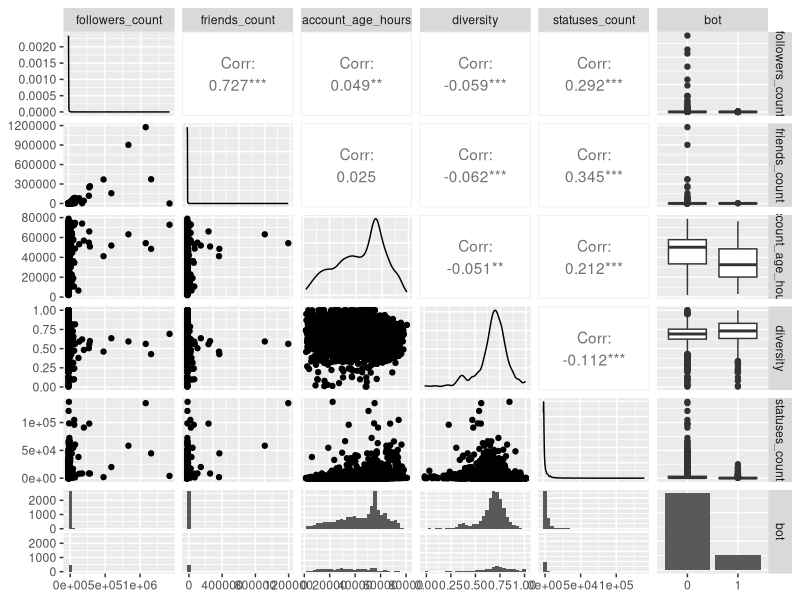
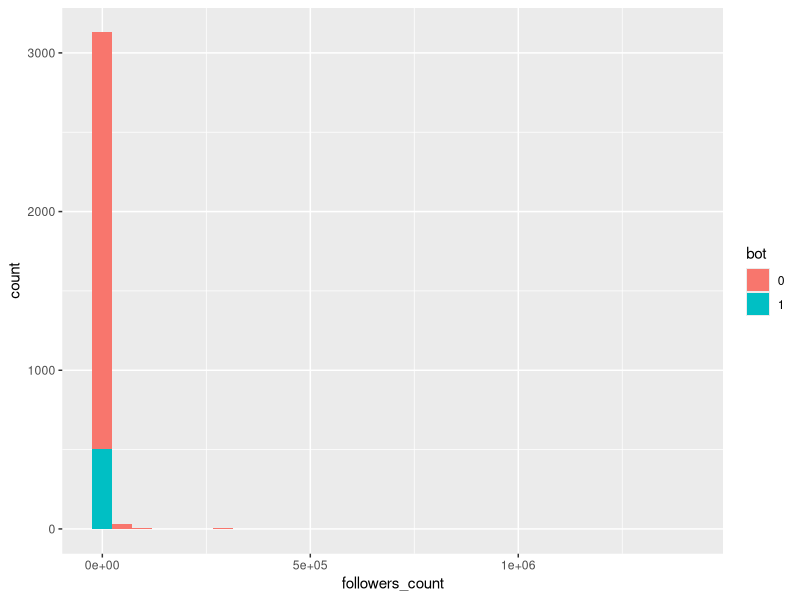
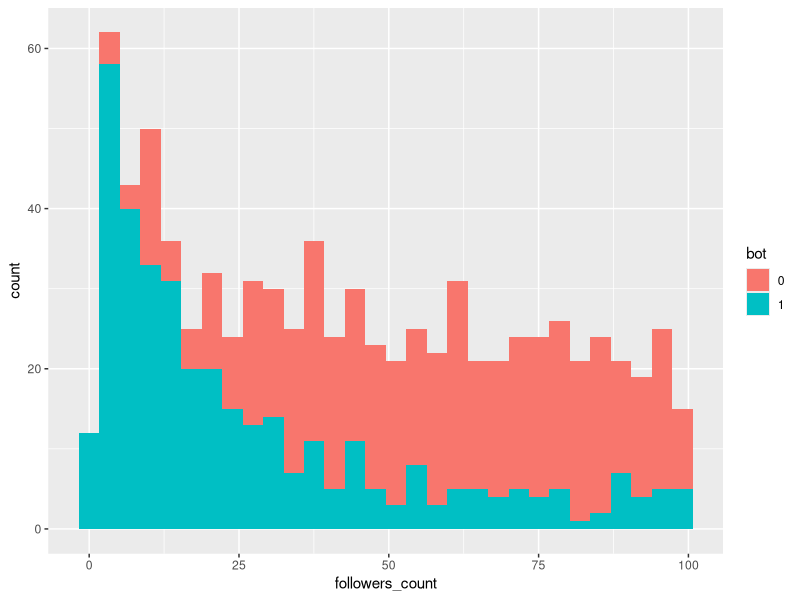
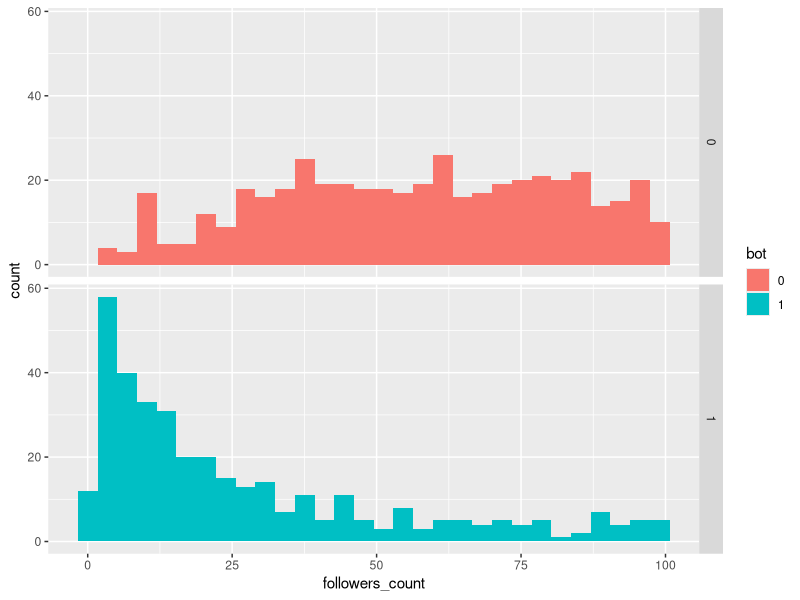
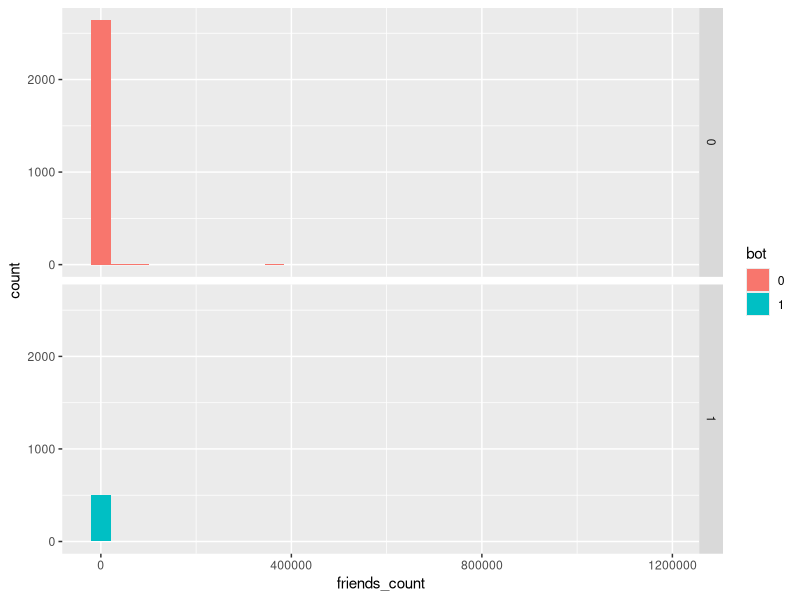
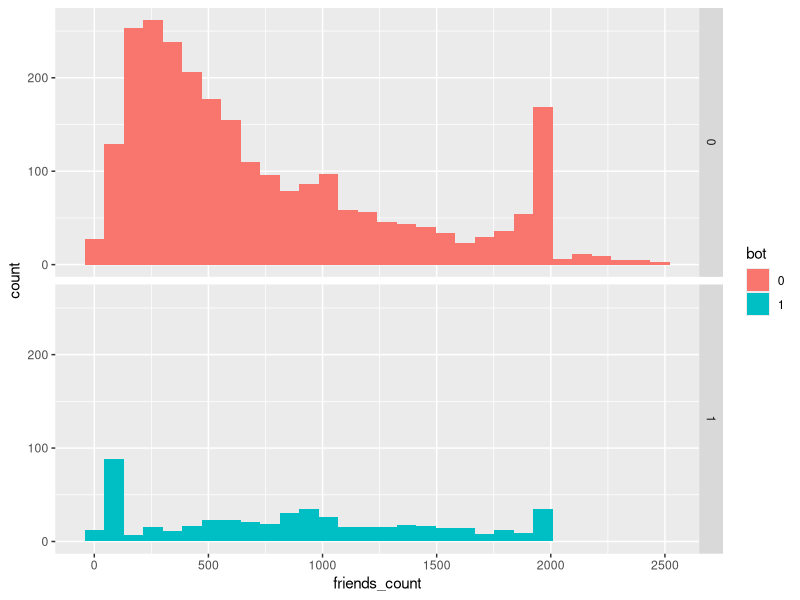
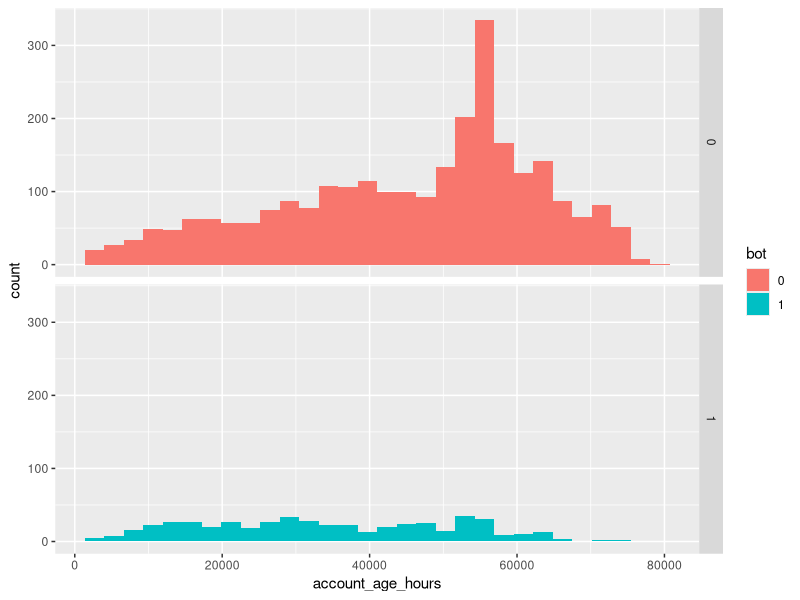
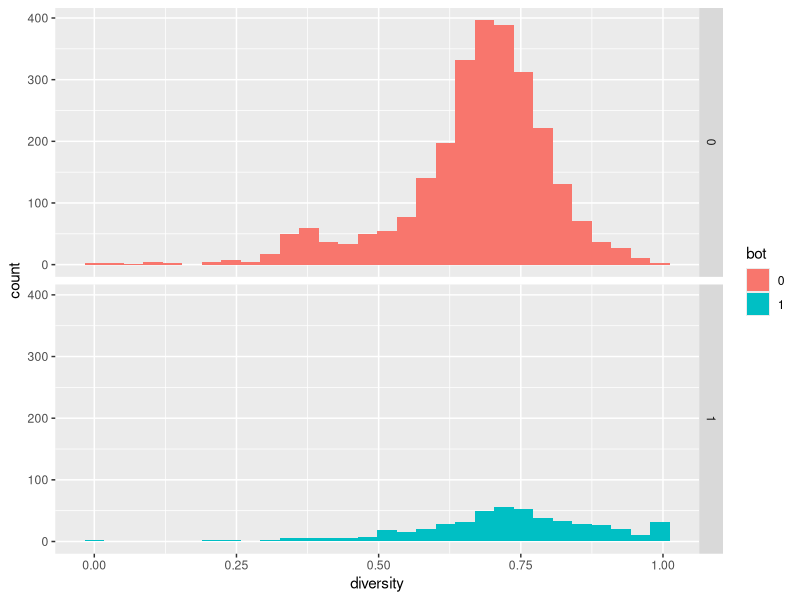

The R source for these figures, in order:
## ---- chunk 1
# my set-up
knitr::opts_chunk$set(cache = TRUE, warning = FALSE, message = FALSE, fig.align = 'center')
require(dplyr)
require(ggplot2)
require(GGally)
require(caret)

setwd('~/projects/BI-TECH-CP303/projects/project 2')
twitter = read.delim('./data/bot_or_not.tsv',
                     sep = '\t',
                     header = TRUE)
## ---- chunk 2
summary(twitter)
## ---- chunk 3
twitter$bot = factor(twitter$bot)
twitter$default_profile = factor(twitter$default_profile)
twitter$default_profile_image = factor(twitter$default_profile_image)
twitter$geo_enabled = factor(twitter$geo_enabled)

summary(twitter)
## ---- chunk 4
# inspect many trends with ggpairs
ggpairs(twitter[ , c('followers_count', 'friends_count', 'account_age_hours', 
                  'diversity', 'statuses_count', 'bot')])
## ---- chunk 5
ggplot(twitter, aes(x = followers_count, fill = bot)) +
  geom_histogram()

# Some people have a lot of followers, but most don't. we need to lob off
# the long tail so we can see the distribution better
ggplot(filter(twitter, followers_count < 100), 
       aes(x = followers_count, fill = bot)) +
  geom_histogram()

ggplot(filter(twitter, followers_count < 100), 
       aes(x = followers_count, fill = bot)) +
  geom_histogram() + 
  facet_grid(bot ~.)

# how about the number of people they follow?
ggplot(twitter, aes(x = friends_count, fill = bot)) +
  geom_histogram() +
  facet_grid(bot ~.)

# it's a little hard to see
ggplot(filter(twitter, friends_count < 2500), 
       aes(x = friends_count, fill = bot)) +
  geom_histogram() +
  facet_grid(bot ~.)

# what about account age?
ggplot(twitter, aes(x = account_age_hours, fill = bot)) +
  geom_histogram() +
  facet_grid(bot ~.)

# lexical diversity
ggplot(twitter, aes(x = diversity, fill = bot)) +
  geom_histogram() +
  facet_grid(bot ~.)

# what are the average values?
avg_diversity = 
  twitter %>%
    group_by(bot) %>%
    summarize(avg_diversity = mean(diversity, na.rm = TRUE))

# add it to the plot
ggplot(twitter, aes(x = diversity, fill = bot)) +
  geom_histogram() +
  geom_vline(data = avg_diversity, aes(xintercept = avg_diversity)) + 
  facet_grid(bot ~.)
## ---- chunk 6
# the number of tweets per account has a long tail
ggplot(twitter, aes(x = statuses_count)) +
  geom_histogram()

# break into three categories by quantile
quantile(twitter$statuses_count)

# low tweeters will be the bottom 25%, 
twitter$tweet_volume = NA
twitter$tweet_volume = ifelse(twitter$statuses_count <= 188, 
                              'Light Tweeter', 
                              twitter$tweet_volume)

twitter$tweet_volume = ifelse((twitter$statuses_count > 188 & twitter$statuses_count <= 2646), 
                              'Medium Tweeter', 
                              twitter$tweet_volume)

twitter$tweet_volume = ifelse(twitter$statuses_count > 2646, 
                              'Heavy Tweeter', 
                              twitter$tweet_volume)

twitter$tweet_volume = factor(twitter$tweet_volume, levels = c('Light Tweeter', 'Medium Tweeter', 'Heavy Tweeter'))

# plot it!
ggplot(twitter, aes(x = statuses_count)) +
  geom_histogram(aes(fill = tweet_volume), bins = 100)

# update the figure
avg_diversity = 
  twitter %>%
    group_by(bot, tweet_volume) %>%
    summarize(avg_diversity = mean(diversity, na.rm = TRUE))

ggplot(twitter, aes(x = diversity, fill = bot)) +
  geom_histogram() +
  geom_vline(data = avg_diversity, aes(xintercept = avg_diversity)) + 
  facet_grid(bot ~ tweet_volume)
## ---- chunk 7
set.seed(243)
twitter = na.omit(twitter)

# select the training observations
in_train = createDataPartition(y = twitter$bot,
                               p = 0.75, # 75% in train, 25% in test
                               list = FALSE)

train = twitter[in_train, ]
test = twitter[-in_train, ]
## ---- chunk 8
logistic_model = train(bot ~ ., 
                       data = train,  
                       method = 'glm',
                       family = binomial, 
                       preProcess = c('center', 'scale'))

summary(logistic_model)
plot(varImp(logistic_model))

# test predictions
logistic_predictions = predict(logistic_model, newdata = test)
confusionMatrix(logistic_predictions, test$bot)
## ---- chunk 9
# stepwise logisitic regression
step_model = train(bot ~ ., 
                   data = train,  
                   method = 'glmStepAIC',
                   family = binomial,
                   preProcess = c('center', 'scale'))
## ---- chunk 10
summary(step_model)

step_predictions = predict(step_model, newdata = test)
confusionMatrix(step_predictions, test$bot)
## ---- chunk 11
# compare
results = resamples(list(logistic_model = logistic_model, 
                         step_model = step_model))

# compare accuracy and kappa
summary(results)

# plot results
dotplot(results)
